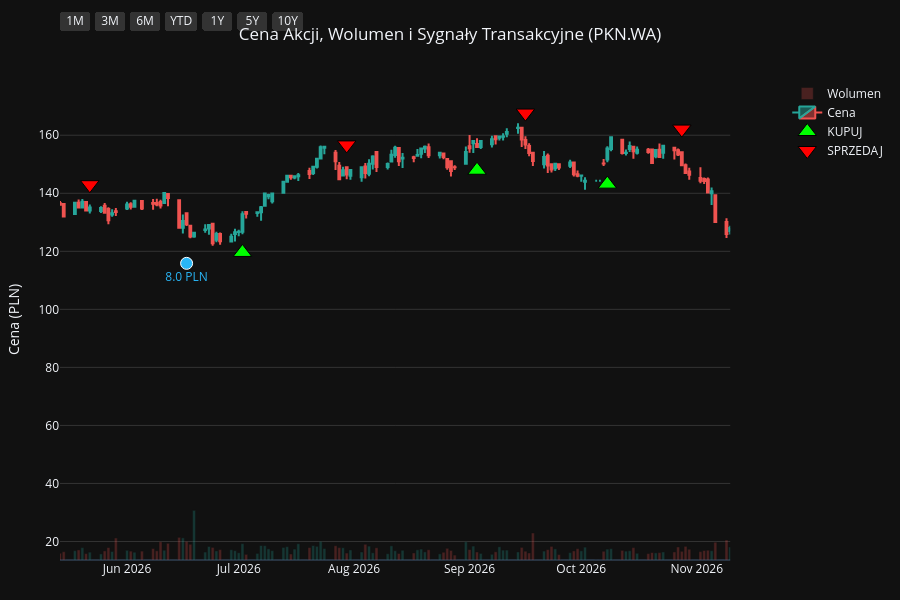
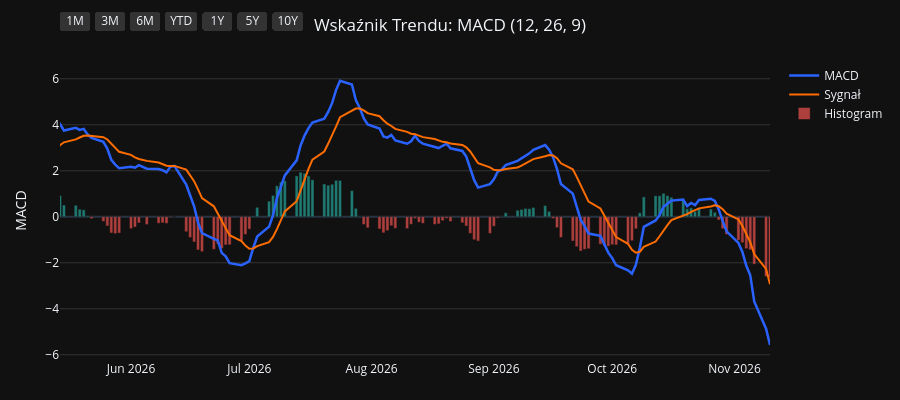
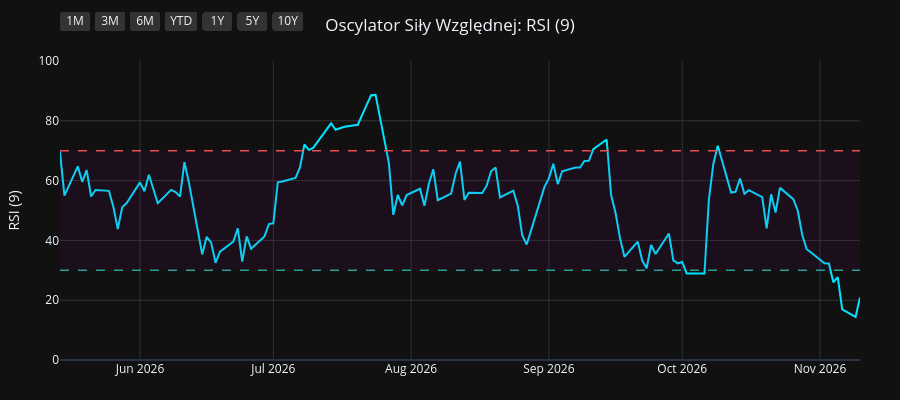
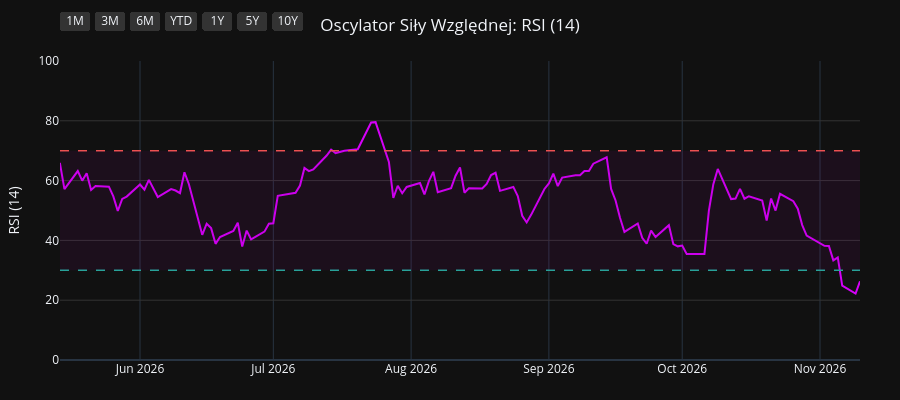

Source (notebook cell) for these figures, in order:
### Code cell
import yfinance as yf
import pandas as pd
import pandas_ta as ta
import plotly.graph_objects as go
from plotly.subplots import make_subplots

# 1. Pobranie i przygotowanie danych dla Orlenu (PKN.WA)
symbol = "PKN.WA"
df = yf.Ticker(symbol).history(period="10y")
df.index = df.index.tz_localize(None)

# Wskaźniki i sygnały
df.ta.macd(fast=12, slow=26, signal=9, append=True)
df.ta.rsi(length=9, append=True)
df.ta.rsi(length=14, append=True)
df.ta.rsi(length=21, append=True)
df.dropna(inplace=True)

macd = df['MACD_12_26_9']
signal = df['MACDs_12_26_9']
wczorajszy_macd = macd.shift(1)
wczorajszy_signal = signal.shift(1)

df['Decyzja'] = 'BRAK'
df.loc[(macd > signal) & (wczorajszy_macd <= wczorajszy_signal), 'Decyzja'] = 'KUPUJ'
df.loc[(macd < signal) & (wczorajszy_macd >= wczorajszy_signal), 'Decyzja'] = 'SPRZEDAJ'

df_kupuj = df[df['Decyzja'] == 'KUPUJ']
df_sprzedaj = df[df['Decyzja'] == 'SPRZEDAJ']
df_dywidendy = df[df['Dividends'] > 0]
df_splity = df[df['Stock Splits'] > 0]

# Wspólna konfiguracja osi X
konfiguracja_osi_x = dict(
    type="date",
    showspikes=True, spikemode="across", spikesnap="cursor", spikedash="dot", spikecolor="#ffffff", spikethickness=1, hoverformat="%Y-%m-%d",
    rangeselector=dict(
        buttons=list([
            dict(count=1, label="1M", step="month", stepmode="backward"),
            dict(count=3, label="3M", step="month", stepmode="backward"),
            dict(count=6, label="6M", step="month", stepmode="backward"),
            dict(count=1, label="YTD", step="year", stepmode="todate"),
            dict(count=1, label="1Y", step="year", stepmode="backward"),
            dict(count=5, label="5Y", step="year", stepmode="backward"),
            dict(step="all", label="10Y")
        ]),
        bgcolor="#333333", activecolor="#2962ff", x=0, y=1.1
    )
)

# ==========================================
# WYKRES 1: CENA + WOLUMEN + SYGNAŁY
# ==========================================
fig1 = make_subplots(specs=[[{"secondary_y": True}]])

kolory_wolumenu = ['#26a69a' if row['Close'] >= row['Open'] else '#ef5350' for index, row in df.iterrows()]
fig1.add_trace(go.Bar(x=df.index, y=df['Volume'], marker_color=kolory_wolumenu, opacity=0.25, name='Wolumen'), secondary_y=True)
fig1.add_trace(go.Candlestick(x=df.index, open=df['Open'], high=df['High'], low=df['Low'], close=df['Close'], name='Cena', increasing_line_color='#26a69a', decreasing_line_color='#ef5350'), secondary_y=False)
fig1.add_trace(go.Scatter(x=df_kupuj.index, y=df_kupuj['Low'] * 0.95, customdata=df_kupuj[['Low', 'High']], mode='markers', marker=dict(symbol='triangle-up', size=16, color='#00ff00', line=dict(width=1, color='black')), name='KUPUJ', hovertemplate='KUPUJ<br>Najniższa: %{customdata[0]:.2f}<br>Najwyższa: %{customdata[1]:.2f}<extra></extra>'), secondary_y=False)
fig1.add_trace(go.Scatter(x=df_sprzedaj.index, y=df_sprzedaj['High'] * 1.05, customdata=df_sprzedaj[['Low', 'High']], mode='markers', marker=dict(symbol='triangle-down', size=16, color='#ff0000', line=dict(width=1, color='black')), name='SPRZEDAJ', hovertemplate='SPRZEDAJ<br>Najniższa: %{customdata[0]:.2f}<br>Najwyższa: %{customdata[1]:.2f}<extra></extra>'), secondary_y=False)

if not df_dywidendy.empty:
    fig1.add_trace(go.Scatter(x=df_dywidendy.index, y=df_dywidendy['Low'] * 0.90, mode='markers+text', marker=dict(symbol='circle', size=12, color='#29b6f6', line=dict(width=1, color='white')), text=df_dywidendy['Dividends'].apply(lambda x: f"{x} PLN"), textposition="bottom center", name='Dywidenda', showlegend=False, hovertemplate='Dywidenda: %{text}<extra></extra>', textfont=dict(color="#29b6f6")), secondary_y=False)
if not df_splity.empty:
    fig1.add_trace(go.Scatter(x=df_splity.index, y=df_splity['High'], mode='markers+text', marker=dict(symbol='star', size=16, color='#ffee58', line=dict(width=1, color='black')), text=df_splity['Stock Splits'].apply(lambda x: f"{x:g}:1" if x >= 1 else f"1:{1 / x:g}"), textposition="top center", name='Split', hovertemplate='%{text}<extra></extra>', textfont=dict(color="#ffee58")), secondary_y=False)

fig1.update_layout(title=dict(text=f"Cena Akcji, Wolumen i Sygnały Transakcyjne ({symbol})", x=0.5, xanchor='center'), dragmode='pan', xaxis_rangeslider_visible=False, template='plotly_dark', height=600, hovermode='x unified', margin=dict(l=60, r=40, t=60, b=40))
fig1.update_xaxes(**konfiguracja_osi_x)
fig1.update_xaxes(range=[df.index.max() - pd.Timedelta(days=180), df.index.max()])
# Zmieniono na PLN dla Orlenu
fig1.update_yaxes(title_text="Cena (PLN)", secondary_y=False, gridcolor='#333333')
fig1.update_yaxes(range=[0, df['Volume'].max() * 4], showgrid=False, showticklabels=False, secondary_y=True)
fig1.show(config={'scrollZoom': True})

# ==========================================
# WYKRES 2: WSKAŹNIK MACD
# ==========================================
fig2 = go.Figure()
fig2.add_trace(go.Scatter(x=df.index, y=df['MACD_12_26_9'], line=dict(color='#2962ff', width=2.5), name='MACD'))
fig2.add_trace(go.Scatter(x=df.index, y=df['MACDs_12_26_9'], line=dict(color='#ff6d00', width=2), name='Sygnał'))
kolory_macd = ['#26a69a' if val >= 0 else '#ef5350' for val in df['MACDh_12_26_9']]
fig2.add_trace(go.Bar(x=df.index, y=df['MACDh_12_26_9'], marker_color=kolory_macd, name='Histogram', opacity=0.7))
fig2.update_layout(title=dict(text="Wskaźnik Trendu: MACD (12, 26, 9)", x=0.5, xanchor='center'), dragmode='pan', xaxis_rangeslider_visible=False, template='plotly_dark', height=400, hovermode='x unified', margin=dict(l=60, r=40, t=60, b=40))
fig2.update_xaxes(**konfiguracja_osi_x)
fig2.update_xaxes(range=[df.index.max() - pd.Timedelta(days=180), df.index.max()])
fig2.update_yaxes(title_text="MACD", gridcolor='#333333')
fig2.show(config={'scrollZoom': True})

# ==========================================
# WYKRES 3: OSCYLATOR RSI (9)
# ==========================================
fig3 = go.Figure()
fig3.add_trace(go.Scatter(x=df.index, y=df['RSI_9'], line=dict(color='#00e5ff', width=2), name='RSI (9)'))
fig3.add_hline(y=70, line_dash="dash", line_color="#ef5350", line_width=1.5)
fig3.add_hline(y=30, line_dash="dash", line_color="#26a69a", line_width=1.5)
fig3.add_hrect(y0=30, y1=70, line_width=0, fillcolor="purple", opacity=0.1)
fig3.update_layout(title=dict(text="Oscylator Siły Względnej: RSI (9)", x=0.5, xanchor='center'), dragmode='pan', xaxis_rangeslider_visible=False, template='plotly_dark', height=400, hovermode='x unified', margin=dict(l=60, r=40, t=60, b=40))
fig3.update_xaxes(**konfiguracja_osi_x)
fig3.update_xaxes(range=[df.index.max() - pd.Timedelta(days=180), df.index.max()])
fig3.update_yaxes(title_text="RSI (9)", range=[0, 100], gridcolor='#333333')
fig3.show(config={'scrollZoom': True})

# ==========================================
# WYKRES 4: OSCYLATOR RSI (14)
# ==========================================
fig4 = go.Figure()
fig4.add_trace(go.Scatter(x=df.index, y=df['RSI_14'], line=dict(color='#d500f9', width=2), name='RSI (14)'))
fig4.add_hline(y=70, line_dash="dash", line_color="#ef5350", line_width=1.5)
fig4.add_hline(y=30, line_dash="dash", line_color="#26a69a", line_width=1.5)
fig4.add_hrect(y0=30, y1=70, line_width=0, fillcolor="purple", opacity=0.1)
fig4.update_layout(title=dict(text="Oscylator Siły Względnej: RSI (14)", x=0.5, xanchor='center'), dragmode='pan', xaxis_rangeslider_visible=False, template='plotly_dark', height=400, hovermode='x unified', margin=dict(l=60, r=40, t=60, b=40))
fig4.update_xaxes(**konfiguracja_osi_x)
fig4.update_xaxes(range=[df.index.max() - pd.Timedelta(days=180), df.index.max()])
fig4.update_yaxes(title_text="RSI (14)", range=[0, 100], gridcolor='#333333')
fig4.show(config={'scrollZoom': True})

# ==========================================
# WYKRES 5: OSCYLATOR RSI (21)
# ==========================================
fig5 = go.Figure()
fig5.add_trace(go.Scatter(x=df.index, y=df['RSI_21'], line=dict(color='#64dd17', width=2), name='RSI (21)'))
fig5.add_hline(y=70, line_dash="dash", line_color="#ef5350", line_width=1.5)
fig5.add_hline(y=30, line_dash="dash", line_color="#26a69a", line_width=1.5)
fig5.add_hrect(y0=30, y1=70, line_width=0, fillcolor="purple", opacity=0.1)
fig5.update_layout(title=dict(text="Oscylator Siły Względnej: RSI (21)", x=0.5, xanchor='center'), dragmode='pan', xaxis_rangeslider_visible=False, template='plotly_dark', height=400, hovermode='x unified', margin=dict(l=60, r=40, t=60, b=40))
fig5.update_xaxes(**konfiguracja_osi_x)
fig5.update_xaxes(range=[df.index.max() - pd.Timedelta(days=180), df.index.max()])
fig5.update_yaxes(title_text="RSI (21)", range=[0, 100], gridcolor='#333333')
fig5.show(config={'scrollZoom': True})

### Figure 1 — Plotly figure (JSON) as saved in the notebook; plotly's stock layout.template omitted (floating-point values rounded to 4 significant figures; data arrays with more than 128 entries replaced by an {"elided": "..."} marker saying what was removed)
{"data": [{"marker": {"color": {"elided": "2506 str values"}}, "name": "Wolumen", "opacity": 0.25, "type": "bar", "x": {"elided": "2506 str values"}, "xaxis": "x", "y": {"elided": "2506 int values"}, "yaxis": "y2"}, {"close": {"elided": "2506 float values"}, "decreasing": {"line": {"color": "#ef5350"}}, "high": {"elided": "2506 float values"}, "increasing": {"line": {"color": "#26a69a"}}, "low": {"elided": "2506 float values"}, "name": "Cena", "open": {"elided": "2506 float values"}, "type": "candlestick", "x": {"elided": "2506 str values"}, "xaxis": "x", "yaxis": "y"}, {"customdata": {"elided": "102x2 float values"}, "hovertemplate": "KUPUJ<br>Najniższa: %{customdata[0]:.2f}<br>Najwyższa: %{customdata[1]:.2f}<extra></extra>", "marker": {"color": "#00ff00", "line": {"color": "black", "width": 1}, "size": 16, "symbol": "triangle-up"}, "mode": "markers", "name": "KUPUJ", "type": "scatter", "x": ["2017-02-08T00:00:00", "2017-04-18T00:00:00", "2017-06-08T00:00:00", "2017-07-14T00:00:00", "2017-08-09T00:00:00", "2017-10-06T00:00:00", "2017-12-19T00:00:00", "2018-02-27T00:00:00", "2018-04-03T00:00:00", "2018-04-26T00:00:00", "2018-05-14T00:00:00", "2018-05-17T00:00:00", "2018-05-21T00:00:00", "2018-05-28T00:00:00", "2018-06-05T00:00:00", "2018-06-29T00:00:00", "2018-07-03T00:00:00", "2018-07-18T00:00:00", "2018-08-14T00:00:00", "2018-09-11T00:00:00", "2018-11-02T00:00:00", "2018-12-13T00:00:00", "2019-01-10T00:00:00", "2019-02-21T00:00:00", "2019-03-08T00:00:00", "2019-04-03T00:00:00", "2019-05-21T00:00:00", "2019-06-27T00:00:00", "2019-09-02T00:00:00", "2019-09-09T00:00:00", "2019-10-18T00:00:00", "2019-11-05T00:00:00", "2019-12-18T00:00:00", "2020-02-14T00:00:00", "2020-03-19T00:00:00", "2020-05-11T00:00:00", "2020-05-18T00:00:00", "2020-08-11T00:00:00", "2020-09-17T00:00:00", "2020-09-30T00:00:00", "2020-10-05T00:00:00", "2020-11-03T00:00:00", "2021-01-08T00:00:00", "2021-02-09T00:00:00", "2021-03-02T00:00:00", "2021-04-15T00:00:00", "2021-05-05T00:00:00", "2021-07-28T00:00:00", "2021-08-31T00:00:00", "2021-09-03T00:00:00", "2021-09-24T00:00:00", "2021-12-10T00:00:00", "2022-02-15T00:00:00", "2022-03-01T00:00:00", "2022-04-12T00:00:00", "2022-05-30T00:00:00", "2022-06-30T00:00:00", "2022-09-19T00:00:00", "2022-09-28T00:00:00", "2022-10-25T00:00:00", "2022-12-01T00:00:00", "2023-01-03T00:00:00", "2023-01-23T00:00:00", "2023-02-28T00:00:00", "2023-03-30T00:00:00", "2023-05-15T00:00:00", "2023-05-19T00:00:00", "2023-06-07T00:00:00", "2023-07-12T00:00:00", "2023-09-22T00:00:00", "2023-10-10T00:00:00", "2023-12-11T00:00:00", "2024-01-29T00:00:00", "2024-03-19T00:00:00", "2024-03-26T00:00:00", "2024-05-14T00:00:00", "2024-06-18T00:00:00", "2024-08-12T00:00:00", "2024-09-24T00:00:00", "2024-09-27T00:00:00", "2024-11-07T00:00:00", "2024-11-14T00:00:00", "2025-01-03T00:00:00", "2025-04-24T00:00:00", "2025-06-02T00:00:00", "2025-06-10T00:00:00", "2025-07-02T00:00:00", "2025-07-08T00:00:00", "2025-07-11T00:00:00", "2025-08-19T00:00:00", "2025-09-08T00:00:00", "2025-09-23T00:00:00", "2025-10-09T00:00:00", "2025-10-16T00:00:00", "2025-10-20T00:00:00", "2025-11-12T00:00:00", "2025-12-22T00:00:00", "2026-02-24T00:00:00", "2026-05-04T00:00:00", "2026-07-02T00:00:00", "2026-09-03T00:00:00", "2026-10-08T00:00:00"], "xaxis": "x", "y": [48.19, 63.74, 62.73, 65.27, 63.1, 75.14, 64.11, 54.67, 49.85, 50.72, 50.47, 49.57, 49.56, 49.9, 49.82, 49.2, 48.66, 49.45, 58.81, 62.58, 56.97, 67.56, 64.92, 63.35, 61.9, 61.41, 56.46, 54.96, 57.74, 56.13, 64.9, 68.41, 53.34, 47.84, 30.44, 39.61, 39.23, 34.38, 30.83, 29.08, 29.05, 25.35, 40.68, 38.4, 38.71, 42.63, 43.67, 47.48, 49.86, 49.97, 51.93, 49.74, 48.47, 48.51, 52.35, 48.31, 46.52, 40.03, 36.94, 35.6, 46.07, 46.13, 45.4, 44.73, 40.6, 45.26, 45.1, 45.83, 47.13, 46.14, 44.63, 48.11, 47.3, 48.15, 48.31, 52.83, 49.79, 48.72, 47.29, 46.43, 43.27, 42.89, 40.92, 55.3, 59.46, 62.03, 68.39, 70.26, 70.89, 70.25, 72.68, 73.63, 78.69, 79.77, 79.57, 91.12, 83.23, 100.1, 119.5, 119.6, 147.9, 143.1], "yaxis": "y"}, {"customdata": {"elided": "102x2 float values"}, "hovertemplate": "SPRZEDAJ<br>Najniższa: %{customdata[0]:.2f}<br>Najwyższa: %{customdata[1]:.2f}<extra></extra>", "marker": {"color": "#ff0000", "line": {"color": "black", "width": 1}, "size": 16, "symbol": "triangle-down"}, "mode": "markers", "name": "SPRZEDAJ", "type": "scatter", "x": ["2017-03-24T00:00:00", "2017-05-10T00:00:00", "2017-06-28T00:00:00", "2017-07-21T00:00:00", "2017-09-21T00:00:00", "2017-10-18T00:00:00", "2018-02-02T00:00:00", "2018-03-16T00:00:00", "2018-04-25T00:00:00", "2018-05-04T00:00:00", "2018-05-16T00:00:00", "2018-05-18T00:00:00", "2018-05-22T00:00:00", "2018-05-29T00:00:00", "2018-06-18T00:00:00", "2018-07-02T00:00:00", "2018-07-12T00:00:00", "2018-08-10T00:00:00", "2018-08-21T00:00:00", "2018-09-14T00:00:00", "2018-12-10T00:00:00", "2018-12-17T00:00:00", "2019-01-24T00:00:00", "2019-03-01T00:00:00", "2019-03-22T00:00:00", "2019-04-26T00:00:00", "2019-06-13T00:00:00", "2019-08-01T00:00:00", "2019-09-04T00:00:00", "2019-10-16T00:00:00", "2019-10-25T00:00:00", "2019-11-06T00:00:00", "2020-01-28T00:00:00", "2020-02-24T00:00:00", "2020-04-22T00:00:00", "2020-05-15T00:00:00", "2020-06-12T00:00:00", "2020-08-31T00:00:00", "2020-09-21T00:00:00", "2020-10-02T00:00:00", "2020-10-15T00:00:00", "2020-12-16T00:00:00", "2021-01-14T00:00:00", "2021-02-23T00:00:00", "2021-03-19T00:00:00", "2021-05-04T00:00:00", "2021-06-09T00:00:00", "2021-08-19T00:00:00", "2021-09-02T00:00:00", "2021-09-21T00:00:00", "2021-10-22T00:00:00", "2022-01-24T00:00:00", "2022-02-21T00:00:00", "2022-03-29T00:00:00", "2022-04-22T00:00:00", "2022-06-13T00:00:00", "2022-08-05T00:00:00", "2022-09-27T00:00:00", "2022-10-21T00:00:00", "2022-11-28T00:00:00", "2022-12-05T00:00:00", "2023-01-05T00:00:00", "2023-02-02T00:00:00", "2023-03-10T00:00:00", "2023-05-11T00:00:00", "2023-05-17T00:00:00", "2023-05-25T00:00:00", "2023-06-27T00:00:00", "2023-08-03T00:00:00", "2023-09-28T00:00:00", "2023-11-06T00:00:00", "2024-01-08T00:00:00", "2024-02-23T00:00:00", "2024-03-20T00:00:00", "2024-04-18T00:00:00", "2024-05-24T00:00:00", "2024-07-10T00:00:00", "2024-09-06T00:00:00", "2024-09-26T00:00:00", "2024-10-09T00:00:00", "2024-11-12T00:00:00", "2024-12-12T00:00:00", "2025-03-27T00:00:00", "2025-05-22T00:00:00", "2025-06-06T00:00:00", "2025-07-01T00:00:00", "2025-07-07T00:00:00", "2025-07-10T00:00:00", "2025-07-17T00:00:00", "2025-08-29T00:00:00", "2025-09-22T00:00:00", "2025-10-06T00:00:00", "2025-10-14T00:00:00", "2025-10-17T00:00:00", "2025-11-06T00:00:00", "2025-11-18T00:00:00", "2026-02-16T00:00:00", "2026-03-24T00:00:00", "2026-05-22T00:00:00", "2026-07-30T00:00:00", "2026-09-16T00:00:00", "2026-10-28T00:00:00"], "xaxis": "x", "y": [67.35, 75.58, 72.58, 72.2, 83.01, 86.62, 70.01, 59.98, 57.42, 56.87, 56.65, 56.81, 56.35, 55.76, 56.15, 54.57, 54.38, 63.8, 66.57, 70.76, 73.69, 75.79, 77.15, 69.92, 69.17, 68.35, 62.47, 70.82, 63.45, 72.72, 73.6, 76.85, 58.67, 50.99, 43.22, 44.35, 47.84, 38.27, 34.82, 32.01, 30.78, 44.08, 44.65, 44.03, 46.38, 48.89, 58.64, 54.6, 55.65, 57.22, 66.03, 58.89, 54.22, 58.77, 58.92, 54.07, 60.06, 42.84, 40.01, 50.29, 52.37, 51.79, 50.65, 49.75, 50.21, 50.34, 50.79, 52.77, 55.27, 50.49, 57.27, 55.0, 57.39, 54.43, 58.1, 57.42, 57.41, 53.73, 53.03, 51.38, 48.84, 46.89, 64.57, 66.81, 68.75, 76.25, 77.98, 79.96, 80.56, 78.07, 81.34, 85.6, 86.84, 88.44, 98.63, 100.7, 108.4, 129.4, 143.0, 156.7, 167.6, 162.1], "yaxis": "y"}, {"hovertemplate": "Dywidenda: %{text}<extra></extra>", "marker": {"color": "#29b6f6", "line": {"color": "white", "width": 1}, "size": 12, "symbol": "circle"}, "mode": "markers+text", "name": "Dywidenda", "showlegend": false, "text": ["3.0 PLN", "3.0 PLN", "3.5 PLN", "1.0 PLN", "3.5 PLN", "3.5 PLN", "5.5 PLN", "4.15 PLN", "6.0 PLN", "8.0 PLN"], "textfont": {"color": "#29b6f6"}, "textposition": "bottom center", "type": "scatter", "x": ["2017-07-13T00:00:00", "2018-07-19T00:00:00", "2019-07-19T00:00:00", "2020-07-13T00:00:00", "2021-07-21T00:00:00", "2022-07-26T00:00:00", "2023-08-09T00:00:00", "2024-09-19T00:00:00", "2025-08-13T00:00:00", "2026-06-17T00:00:00"], "xaxis": "x", "y": [61.61, 47.23, 58.62, 37.47, 44.67, 49.72, 47.19, 45.14, 66.23, 115.8], "yaxis": "y"}], "layout": {"dragmode": "pan", "height": 600, "hovermode": "x unified", "margin": {"b": 40, "l": 60, "r": 40, "t": 60}, "title": {"text": "Cena Akcji, Wolumen i Sygnały Transakcyjne (PKN.WA)", "x": 0.5, "xanchor": "center"}, "xaxis": {"anchor": "y", "domain": [0, 0.94], "hoverformat": "%Y-%m-%d", "range": ["2026-05-14T00:00:00", "2026-11-10T00:00:00"], "rangeselector": {"activecolor": "#2962ff", "bgcolor": "#333333", "buttons": [{"count": 1, "label": "1M", "step": "month", "stepmode": "backward"}, {"count": 3, "label": "3M", "step": "month", "stepmode": "backward"}, {"count": 6, "label": "6M", "step": "month", "stepmode": "backward"}, {"count": 1, "label": "YTD", "step": "year", "stepmode": "todate"}, {"count": 1, "label": "1Y", "step": "year", "stepmode": "backward"}, {"count": 5, "label": "5Y", "step": "year", "stepmode": "backward"}, {"label": "10Y", "step": "all"}], "x": 0, "y": 1.1}, "rangeslider": {"visible": false}, "showspikes": true, "spikecolor": "#ffffff", "spikedash": "dot", "spikemode": "across", "spikesnap": "cursor", "spikethickness": 1, "type": "date"}, "yaxis": {"anchor": "x", "domain": [0, 1], "gridcolor": "#333333", "title": {"text": "Cena (PLN)"}}, "yaxis2": {"anchor": "x", "overlaying": "y", "range": [0, 63323564], "showgrid": false, "showticklabels": false, "side": "right"}}}

### Figure 2 — Plotly figure (JSON) as saved in the notebook; plotly's stock layout.template omitted (floating-point values rounded to 4 significant figures; data arrays with more than 128 entries replaced by an {"elided": "..."} marker saying what was removed)
{"data": [{"line": {"color": "#2962ff", "width": 2.5}, "name": "MACD", "type": "scatter", "x": {"elided": "2506 str values"}, "y": {"elided": "2506 float values"}}, {"line": {"color": "#ff6d00", "width": 2}, "name": "Sygnał", "type": "scatter", "x": {"elided": "2506 str values"}, "y": {"elided": "2506 float values"}}, {"marker": {"color": {"elided": "2506 str values"}}, "name": "Histogram", "opacity": 0.7, "type": "bar", "x": {"elided": "2506 str values"}, "y": {"elided": "2506 float values"}}], "layout": {"dragmode": "pan", "height": 400, "hovermode": "x unified", "margin": {"b": 40, "l": 60, "r": 40, "t": 60}, "title": {"text": "Wskaźnik Trendu: MACD (12, 26, 9)", "x": 0.5, "xanchor": "center"}, "xaxis": {"hoverformat": "%Y-%m-%d", "range": ["2026-05-14T00:00:00", "2026-11-10T00:00:00"], "rangeselector": {"activecolor": "#2962ff", "bgcolor": "#333333", "buttons": [{"count": 1, "label": "1M", "step": "month", "stepmode": "backward"}, {"count": 3, "label": "3M", "step": "month", "stepmode": "backward"}, {"count": 6, "label": "6M", "step": "month", "stepmode": "backward"}, {"count": 1, "label": "YTD", "step": "year", "stepmode": "todate"}, {"count": 1, "label": "1Y", "step": "year", "stepmode": "backward"}, {"count": 5, "label": "5Y", "step": "year", "stepmode": "backward"}, {"label": "10Y", "step": "all"}], "x": 0, "y": 1.1}, "rangeslider": {"visible": false}, "showspikes": true, "spikecolor": "#ffffff", "spikedash": "dot", "spikemode": "across", "spikesnap": "cursor", "spikethickness": 1, "type": "date"}, "yaxis": {"gridcolor": "#333333", "title": {"text": "MACD"}}}}

### Figure 3 — Plotly figure (JSON) as saved in the notebook; plotly's stock layout.template omitted (floating-point values rounded to 4 significant figures; data arrays with more than 128 entries replaced by an {"elided": "..."} marker saying what was removed)
{"data": [{"line": {"color": "#00e5ff", "width": 2}, "name": "RSI (9)", "type": "scatter", "x": {"elided": "2506 str values"}, "y": {"elided": "2506 float values"}}], "layout": {"dragmode": "pan", "height": 400, "hovermode": "x unified", "margin": {"b": 40, "l": 60, "r": 40, "t": 60}, "shapes": [{"line": {"color": "#ef5350", "dash": "dash", "width": 1.5}, "type": "line", "x0": 0, "x1": 1, "xref": "x domain", "y0": 70, "y1": 70, "yref": "y"}, {"line": {"color": "#26a69a", "dash": "dash", "width": 1.5}, "type": "line", "x0": 0, "x1": 1, "xref": "x domain", "y0": 30, "y1": 30, "yref": "y"}, {"fillcolor": "purple", "line": {"width": 0}, "opacity": 0.1, "type": "rect", "x0": 0, "x1": 1, "xref": "x domain", "y0": 30, "y1": 70, "yref": "y"}], "title": {"text": "Oscylator Siły Względnej: RSI (9)", "x": 0.5, "xanchor": "center"}, "xaxis": {"hoverformat": "%Y-%m-%d", "range": ["2026-05-14T00:00:00", "2026-11-10T00:00:00"], "rangeselector": {"activecolor": "#2962ff", "bgcolor": "#333333", "buttons": [{"count": 1, "label": "1M", "step": "month", "stepmode": "backward"}, {"count": 3, "label": "3M", "step": "month", "stepmode": "backward"}, {"count": 6, "label": "6M", "step": "month", "stepmode": "backward"}, {"count": 1, "label": "YTD", "step": "year", "stepmode": "todate"}, {"count": 1, "label": "1Y", "step": "year", "stepmode": "backward"}, {"count": 5, "label": "5Y", "step": "year", "stepmode": "backward"}, {"label": "10Y", "step": "all"}], "x": 0, "y": 1.1}, "rangeslider": {"visible": false}, "showspikes": true, "spikecolor": "#ffffff", "spikedash": "dot", "spikemode": "across", "spikesnap": "cursor", "spikethickness": 1, "type": "date"}, "yaxis": {"gridcolor": "#333333", "range": [0, 100], "title": {"text": "RSI (9)"}}}}

### Figure 4 — Plotly figure (JSON) as saved in the notebook; plotly's stock layout.template omitted (floating-point values rounded to 4 significant figures; data arrays with more than 128 entries replaced by an {"elided": "..."} marker saying what was removed)
{"data": [{"line": {"color": "#d500f9", "width": 2}, "name": "RSI (14)", "type": "scatter", "x": {"elided": "2506 str values"}, "y": {"elided": "2506 float values"}}], "layout": {"dragmode": "pan", "height": 400, "hovermode": "x unified", "margin": {"b": 40, "l": 60, "r": 40, "t": 60}, "shapes": [{"line": {"color": "#ef5350", "dash": "dash", "width": 1.5}, "type": "line", "x0": 0, "x1": 1, "xref": "x domain", "y0": 70, "y1": 70, "yref": "y"}, {"line": {"color": "#26a69a", "dash": "dash", "width": 1.5}, "type": "line", "x0": 0, "x1": 1, "xref": "x domain", "y0": 30, "y1": 30, "yref": "y"}, {"fillcolor": "purple", "line": {"width": 0}, "opacity": 0.1, "type": "rect", "x0": 0, "x1": 1, "xref": "x domain", "y0": 30, "y1": 70, "yref": "y"}], "title": {"text": "Oscylator Siły Względnej: RSI (14)", "x": 0.5, "xanchor": "center"}, "xaxis": {"hoverformat": "%Y-%m-%d", "range": ["2026-05-14T00:00:00", "2026-11-10T00:00:00"], "rangeselector": {"activecolor": "#2962ff", "bgcolor": "#333333", "buttons": [{"count": 1, "label": "1M", "step": "month", "stepmode": "backward"}, {"count": 3, "label": "3M", "step": "month", "stepmode": "backward"}, {"count": 6, "label": "6M", "step": "month", "stepmode": "backward"}, {"count": 1, "label": "YTD", "step": "year", "stepmode": "todate"}, {"count": 1, "label": "1Y", "step": "year", "stepmode": "backward"}, {"count": 5, "label": "5Y", "step": "year", "stepmode": "backward"}, {"label": "10Y", "step": "all"}], "x": 0, "y": 1.1}, "rangeslider": {"visible": false}, "showspikes": true, "spikecolor": "#ffffff", "spikedash": "dot", "spikemode": "across", "spikesnap": "cursor", "spikethickness": 1, "type": "date"}, "yaxis": {"gridcolor": "#333333", "range": [0, 100], "title": {"text": "RSI (14)"}}}}
